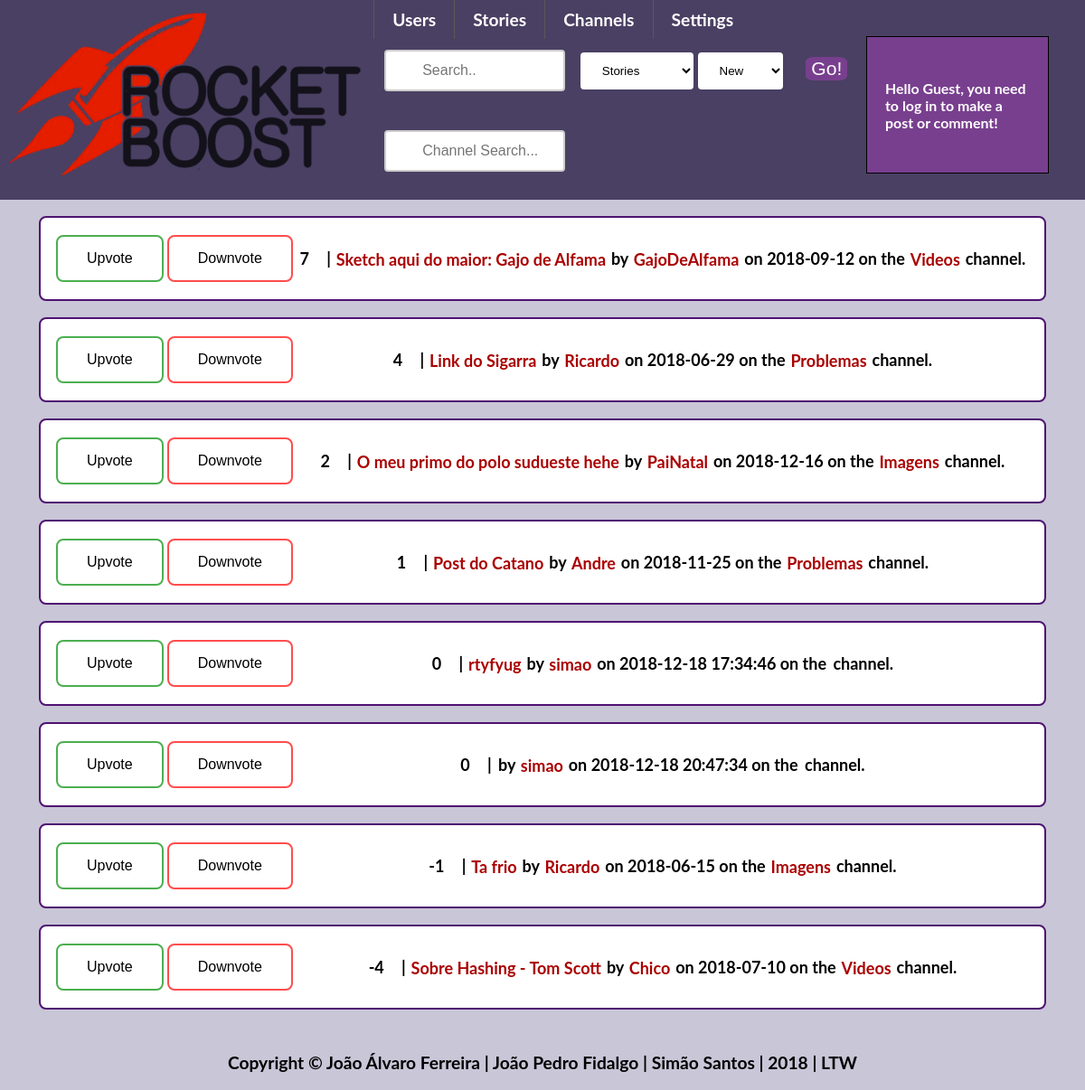
The app's page /pages/frontpage.php with its own data.
### tables this page shows
CREATE TABLE posts
(
    postID INTEGER UNIQUE NOT NULL PRIMARY KEY,
    title VARCHAR NOT NULL,
    content VARCHAR,
    type VARCHAR,
    dateWritten DATETIME,
    username INTEGER REFERENCES users Not NULL,
    channel VARCHAR NOT NULL
);

### templates/post.php (called while the page is built, shortened)
<?php
include_once "../templates/default.php";
?>
  <?php if(isset($_SESSION['username']))
function getVotesPost($id){
    $db = Database::getInstance()->db();
    $stmt = $db->prepare('SELECT * FROM postvotes WHERE postID = ?');
    $stmt->execute(array($id));
    $result = $stmt->fetchAll();
    $votes = 0;
    foreach ($result as $row) {
    if($row['positive'] == 1)
        $votes = $votes+1;
    else $votes = $votes - 1;
    }
    return $votes;
}
?>

### pages/frontpage.php (the view, shortened to what this page needs)
<?php
include_once "../templates/default.php";
include_once "../templates/post.php";
draw_header();
draw_posts();
draw_floating_menu();
draw_footer();
function cmpPoints($a, $b)
{
    if (getVotesPost($a['postID']) == getVotesPost($b['postID'])) {
        return 0;
    }
    return (getVotesPost($a['postID']) > getVotesPost($b['postID'])) ? -1 : 1;
}
function draw_posts(){
    $sortType = "points";
    $db = Database::getInstance()->db();
    $stmt = $db->prepare('SELECT * FROM posts');
    $stmt->execute();
    $result = $stmt->fetchAll();
    if($sortType == "points")
    usort($result, "cmpPoints");
    else if($sortType == "new")
    usort($result, "cmpDate");
    else if($sortType == "comments")
    usort($result, "cmpComments");
    foreach ($result as $row) {
    $votes = getVotesPost($row['postID']);?>
    <div id="postlist">
        <div class="votes_frontpage">
            <input type="button" value="Upvote">
            <input type="button" value="Downvote">
        </div>
        <div id="post_info">
            <span id="votes"><?php echo $votes?></span>
            <span class="separator"> | </span>
            <a href = "../pages/viewPost.php?id=<?php echo $row['postID']?>"><?php echo $row['title']?></a>
            <span class="separator">by</span>
            <a href = "../pages/viewProfile.php?username=<?php echo $row['username']?>"><?php echo $row['username'];?></a>
            <span class="separator">on</span>
            <?php echo $row['dateWritten']?>
            <span class="separator">on the </span>
             <a href = "../pages/channel.php?id=<?php echo $row['channel']?>"><?php echo $row['channel'];?></a>
            <span class="channel">channel.</span>
        </div>
    </div>
<?php
    }
}
?>

### templates/default.php (shortened to what this page needs)
<?php function draw_header() {
?>
<!DOCTYPE html>
<html lang="en-US">
<head>
    <link href="../css/style.css" rel="stylesheet">
</head>
<body>
    <header id="logo_tabmenu">
   <div id="logo"><a href="../pages/frontpage.php"><img src="images/logo.png" alt="A rocket, site icon"></a></div>
    <nav class="nav">
    <ul>
        <li>
            <a href="#">Users</a>
            </li>
        <li>
            <a href="#">Stories</a>
        </li>
        <li>
            <a href="../pages/viewChannels.php">Channels</a>
        </li>
        <li>
            <a href="#">Settings</a>
        </li>
    </ul>
    <div class="search-container">
    <form action="../pages/search.php">
        <input type="text" placeholder="Search.." name="search">
        <select name="Type" class="search_options">
            <option value="Posts">Stories</option>
        </select>
        <select name="Sort" class="search_options">
            <option value="new">New</option>
        </select>
        <button type="submit">Go!</button>
    </form>
    </div>
        <form>
        <div id="channelsearch">
            <input type="text" placeholder="Channel Search..." onkeyup="draw_channel_search(this.value)">
        </div>
</form>
</nav>
    </header>
<?php } ?>
<?php function draw_floating_menu() {
?>
       <div id="floatingmenu"><div id ="floatingmenuheader"><h5>Hello <?php if (isset($_SESSION['username']))
    echo $_SESSION['username'];
           else echo "Guest, you need to log in to make a post or comment";?>!</h5>
           </div>
        </div>
<?php }
function draw_footer() { ?>
<div class="footer">
  <p>Copyright &#169; João Álvaro Ferreira | João Pedro Fidalgo | Simão Santos | 2018 | LTW</p>
</div>
<?php
}
?>

### css/style.css (style rules this page uses)
body { margin: 0 auto; --bg-color: #C8C6D7; --main-color: #783F8E; --dark-color: #4F1271; --light-color: #4A4063; background-color: var(--bg-color); font-weight: 700; font-size: 14px; font-size: 120%; font-family: Lato, Arial, sans-serif; transition: box-shadow .2s cubic-bezier(.4,0,1,1),background .2s cubic-bezier(.4,0,.2,1),color .2s cubic-bezier(.4,0,.2,1); }
a:link { position: relative; text-decoration: none; -webkit-transition: all 1s linear; color: #aa0000; padding: 1.5px; -webkit-transition: all 1s linear; }
#logo_tabmenu { background: var(--light-color); display: grid; grid-template-columns: 0.6fr 2fr; }
#logo { padding: 0.5em; }
.footer { position: absolute; margin-top: 0.5em; margin-bottom: 0.5em; width: 100%; color: black; text-align: center; }
.nav ul { *zoom:1; list-style:none; margin:0; padding:0; }
.nav ul:before,.nav ul:after { content:""; display:table; }
.nav ul:after { clear:both; }
.nav ul > li { float:left; position:relative; }
.nav a { display:block; padding:10px 20px; line-height:1.2em; color:#fff; border-left:1px solid #595959; }
input[type=text], input[type=password] { width: 80%; padding: 12px 12px; margin: 12px 12px; display: inline-block; border: 1px solid #ccc; box-sizing: border-box; }
#postlist { display: flex; background-color: white; border: 2px solid var(--dark-color); border-radius: 8px; width: 90%; padding: 15px; margin: 1em; margin-left: auto; margin-right: auto; font-size: 18px; }
#floatingmenu { background-color: var(--main-color); border: 0.5px solid black; color: white; padding: 10px;; width: 15%; z-index: 9; position: absolute; top: 40px; right: 40px; }
#floatingmenuheader { padding: 10px; cursor: move; z-index: 10; color: #fff; }
.votes_frontpage { display: flex; }
.votes_frontpage input:first-child { background-color: white; border: 2px solid #4CAF50; border-radius: 8px; color: black; padding: 15px 32px; text-align: center; text-decoration: none; display: block; font-size: 16px; margin: 4px 2px; cursor: pointer; -webkit-transition-duration: 0.4s; transition-duration: 0.4s; }
.votes_frontpage input:nth-child(2) { background-color: white; border: 2px solid #ff4d4d; border-radius: 8px; color: black; padding: 15px 32px; text-align: center; text-decoration: none; display: block; font-size: 16px; margin: 4px 2px; cursor: pointer; -webkit-transition-duration: 0.4s; transition-duration: 0.4s; }
#post_info { margin: auto; }
.search-container input[type=text], #channelsearch input[type=text] { width: 200px; box-sizing: border-box; border: 2px solid #ccc; border-radius: 4px; font-size: 16px; background-color: white; background-position: 10px 10px; background-repeat: no-repeat; padding: 12px 20px 12px 40px; -webkit-transition: width 0.4s ease-in-out; transition: width 0.4s ease-in-out; }
.search_options { padding: 12px 20px; border: none; border-radius: 4px; background-color: white; }
.search-container button { margin: 1em; margin-top: -1em; background-color: var(--main-color); border: none; border-radius: 20%; color: white; text-decoration: none; cursor: pointer; font-size: 110%; }

### records on screen
posts: votes "7", title "Sketch aqui do maior: Gajo de Alfama", username "GajoDeAlfama", dateWritten "2018-09-12", channel "Videos"
posts: votes "4", title "Link do Sigarra", username "Ricardo", dateWritten "2018-06-29", channel "Problemas"
posts: votes "2", title "O meu primo do polo sudueste hehe", username "PaiNatal", dateWritten "2018-12-16", channel "Imagens"
posts: votes "1", title "Post do Catano", username "Andre", dateWritten "2018-11-25", channel "Problemas"
posts: votes "0", title "rtyfyug", username "simao", dateWritten "2018-12-18 17:34:46"
posts: votes "0", username "simao", dateWritten "2018-12-18 20:47:34"
posts: votes "-1", title "Ta frio", username "Ricardo", dateWritten "2018-06-15", channel "Imagens"
posts: votes "-4", title "Sobre Hashing - Tom Scott", username "Chico", dateWritten "2018-07-10", channel "Videos"
